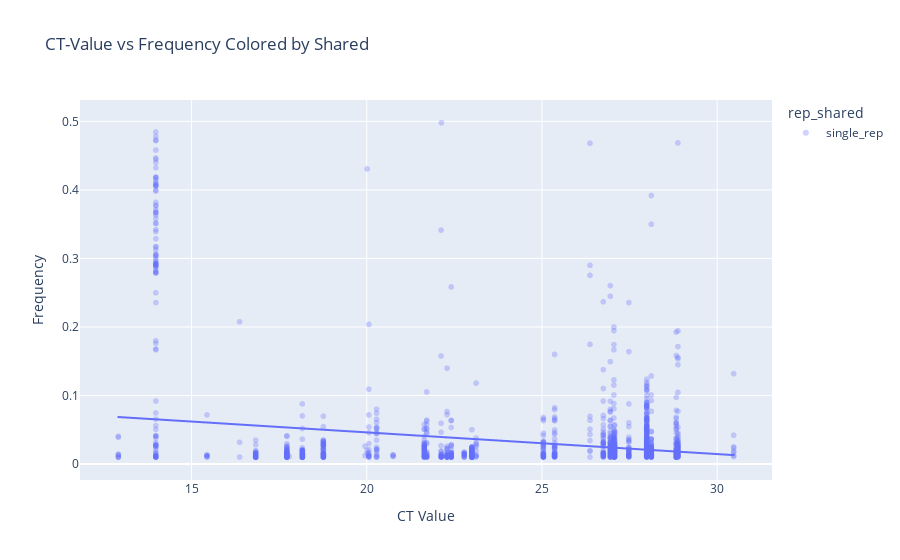

Notebook code cell kept with this figure:
### Code cell
fig = px.scatter(single_rep_vars, 
                 x="ct_value", 
                 y="avg_freq", 
                 color="rep_shared", 
                 trendline="ols",  # Ordinary Least Squares (Linear Regression)
                 title="CT-Value vs Frequency Colored by Shared",
                 labels={"ct_value": "CT Value", "avg_freq": "Frequency"},
                 opacity=0.3)

fig.show()

### Figure 1 — Plotly figure (JSON) as saved in the notebook; plotly's stock layout.template omitted (floating-point values rounded to 4 significant figures; data arrays with more than 128 entries replaced by an {"elided": "..."} marker saying what was removed)
{"data": [{"hovertemplate": "rep_shared=single_rep<br>CT Value=%{x}<br>Frequency=%{y}<extra></extra>", "legendgroup": "single_rep", "marker": {"color": "#636efa", "opacity": 0.3, "symbol": "circle"}, "mode": "markers", "name": "single_rep", "showlegend": true, "type": "scattergl", "x": {"elided": "2074 float values"}, "xaxis": "x", "y": {"elided": "2074 float values"}, "yaxis": "y"}, {"hovertemplate": "<b>OLS trendline</b><br>avg_freq = -0.00316359 * ct_value + 0.109524<br>R<sup>2</sup>=0.046866<br><br>rep_shared=single_rep<br>CT Value=%{x}<br>Frequency=%{y} <b>(trend)</b><extra></extra>", "legendgroup": "single_rep", "marker": {"color": "#636efa", "symbol": "circle"}, "mode": "lines", "name": "single_rep", "showlegend": false, "type": "scattergl", "x": {"elided": "2063 float values"}, "xaxis": "x", "y": {"elided": "2063 float values"}, "yaxis": "y"}], "layout": {"autosize": true, "legend": {"title": {"text": "rep_shared"}, "tracegroupgap": 0}, "title": {"text": "CT-Value vs Frequency Colored by Shared"}, "xaxis": {"anchor": "y", "autorange": true, "domain": [0, 1], "range": [11.84, 31.54], "title": {"text": "CT Value"}, "type": "linear"}, "yaxis": {"anchor": "x", "autorange": true, "domain": [0, 1], "range": [-0.03027, 0.5383], "title": {"text": "Frequency"}, "type": "linear"}}}
